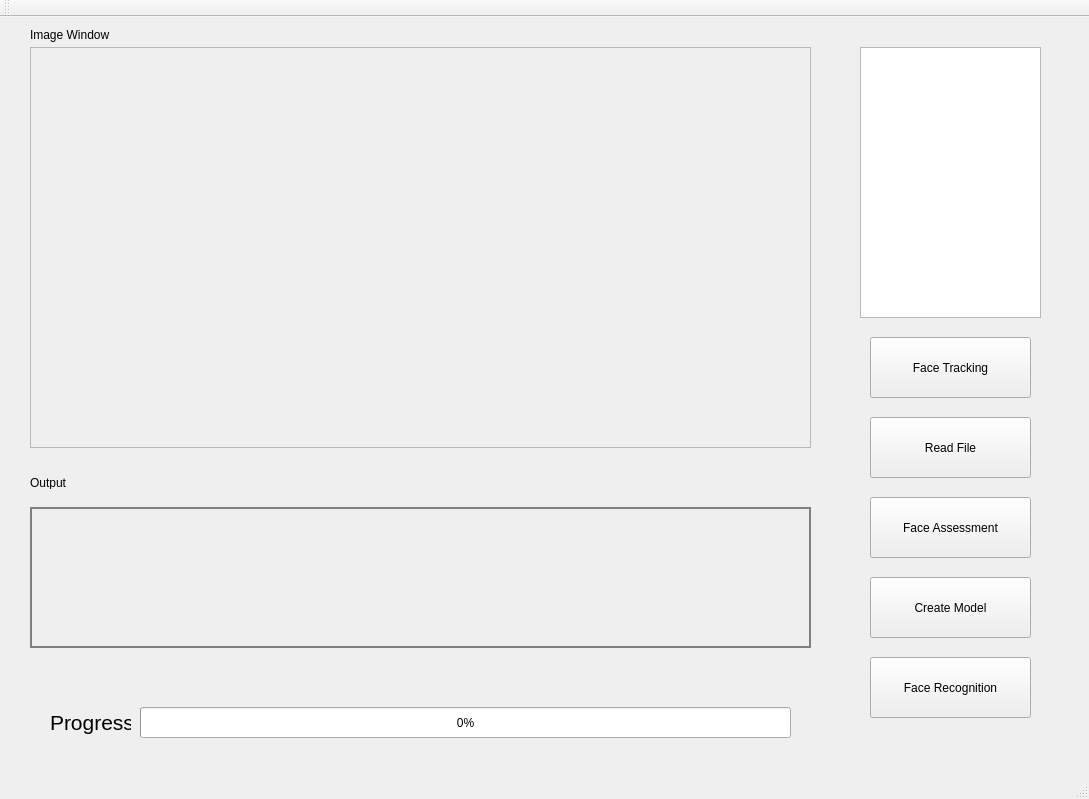
<?xml version="1.0" encoding="UTF-8"?>
<ui version="4.0">
 <class>MainWindow</class>
 <widget class="QMainWindow" name="MainWindow">
  <property name="geometry">
   <rect>
    <x>0</x>
    <y>0</y>
    <width>1089</width>
    <height>799</height>
   </rect>
  </property>
  <property name="windowTitle">
   <string>MainWindow</string>
  </property>
  <widget class="QWidget" name="centralWidget">
   <widget class="QScrollArea" name="imageScroll">
    <property name="geometry">
     <rect>
      <x>30</x>
      <y>30</y>
      <width>781</width>
      <height>401</height>
     </rect>
    </property>
    <property name="widgetResizable">
     <bool>true</bool>
    </property>
    <widget class="QWidget" name="scrollAreaWidgetContents">
     <property name="geometry">
      <rect>
       <x>0</x>
       <y>0</y>
       <width>779</width>
       <height>399</height>
      </rect>
     </property>
    </widget>
   </widget>
   <widget class="QListView" name="listView">
    <property name="geometry">
     <rect>
      <x>860</x>
      <y>30</y>
      <width>181</width>
      <height>271</height>
     </rect>
    </property>
   </widget>
   <widget class="QPushButton" name="btnReadFile">
    <property name="geometry">
     <rect>
      <x>870</x>
      <y>400</y>
      <width>161</width>
      <height>61</height>
     </rect>
    </property>
    <property name="text">
     <string>Read File</string>
    </property>
   </widget>
   <widget class="QPushButton" name="btnFaceTracking">
    <property name="geometry">
     <rect>
      <x>870</x>
      <y>320</y>
      <width>161</width>
      <height>61</height>
     </rect>
    </property>
    <property name="text">
     <string>Face Tracking</string>
    </property>
   </widget>
   <widget class="QProgressBar" name="progressBar">
    <property name="geometry">
     <rect>
      <x>140</x>
      <y>690</y>
      <width>651</width>
      <height>31</height>
     </rect>
    </property>
    <property name="value">
     <number>0</number>
    </property>
   </widget>
   <widget class="QPushButton" name="btnFaceSelect">
    <property name="geometry">
     <rect>
      <x>870</x>
      <y>480</y>
      <width>161</width>
      <height>61</height>
     </rect>
    </property>
    <property name="text">
     <string>Face Assessment</string>
    </property>
   </widget>
   <widget class="QPushButton" name="btnCreateModel">
    <property name="geometry">
     <rect>
      <x>870</x>
      <y>560</y>
      <width>161</width>
      <height>61</height>
     </rect>
    </property>
    <property name="text">
     <string>Create Model</string>
    </property>
   </widget>
   <widget class="QPushButton" name="btnFaceRecognition">
    <property name="geometry">
     <rect>
      <x>870</x>
      <y>640</y>
      <width>161</width>
      <height>61</height>
     </rect>
    </property>
    <property name="text">
     <string>Face Recognition</string>
    </property>
   </widget>
   <widget class="QLabel" name="label">
    <property name="geometry">
     <rect>
      <x>50</x>
      <y>690</y>
      <width>81</width>
      <height>31</height>
     </rect>
    </property>
    <property name="font">
     <font>
      <pointsize>16</pointsize>
     </font>
    </property>
    <property name="text">
     <string>Progress:</string>
    </property>
   </widget>
   <widget class="QLabel" name="label_2">
    <property name="geometry">
     <rect>
      <x>30</x>
      <y>10</y>
      <width>101</width>
      <height>16</height>
     </rect>
    </property>
    <property name="text">
     <string>Image Window</string>
    </property>
   </widget>
   <widget class="QLabel" name="label_3">
    <property name="geometry">
     <rect>
      <x>30</x>
      <y>460</y>
      <width>47</width>
      <height>12</height>
     </rect>
    </property>
    <property name="text">
     <string>Output</string>
    </property>
   </widget>
   <widget class="QLabel" name="outputLabel">
    <property name="geometry">
     <rect>
      <x>30</x>
      <y>490</y>
      <width>781</width>
      <height>141</height>
     </rect>
    </property>
    <property name="styleSheet">
     <string notr="true">border: 2px solid grey</string>
    </property>
    <property name="text">
     <string/>
    </property>
   </widget>
  </widget>
  <widget class="QMenuBar" name="menuBar">
   <property name="geometry">
    <rect>
     <x>0</x>
     <y>0</y>
     <width>1089</width>
     <height>22</height>
    </rect>
   </property>
  </widget>
  <widget class="QToolBar" name="mainToolBar">
   <attribute name="toolBarArea">
    <enum>TopToolBarArea</enum>
   </attribute>
   <attribute name="toolBarBreak">
    <bool>false</bool>
   </attribute>
  </widget>
  <widget class="QStatusBar" name="statusBar"/>
 </widget>
 <layoutdefault spacing="6" margin="11"/>
 <resources>
  <include location="mainwindow.qrc"/>
 </resources>
 <connections/>
</ui>
